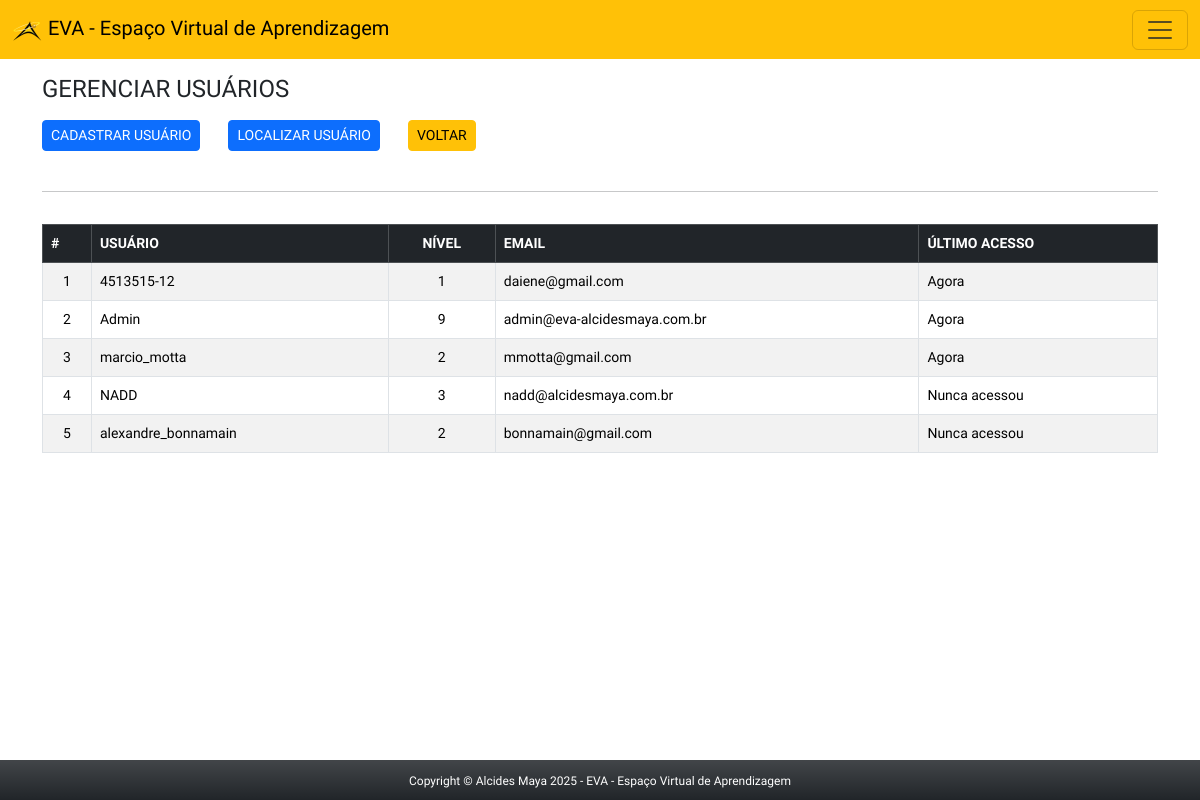
The page /app/view/adminUsers.php (signed in) on the database its author committed.
### tables this page shows
CREATE TABLE `usuarios` (
  `id_usuario` int(11) NOT NULL,
  `username` varchar(30) NOT NULL,
  `senha` varchar(128) DEFAULT 'f1e5bd3b9be312cd33709618fe67ef0a1a76fe118c4fe8b71af5b4bc87a028d2',
  `nivel` tinyint(1) DEFAULT '1',
  `email` varchar(90) NOT NULL,
  `avatar` varchar(128) DEFAULT 'avatar.png',
  `ultimo_login` timestamp NULL DEFAULT NULL,
  `data_criado` timestamp NOT NULL DEFAULT CURRENT_TIMESTAMP,
  `data_editado` timestamp NOT NULL DEFAULT CURRENT_TIMESTAMP ON UPDATE CURRENT_TIMESTAMP
);

### app/config/connect.php (called while the page is built, shortened)
<?php
abstract class Connect {
    private $servidor = 'localhost';
    private $user = 'root';
    private $pass = 'usbw';
    private $banco = 'eva';
    private function connect() {
        $this->conn = new PDO("mysql:host=$this->servidor;dbname=$this->banco", $this->user, $this->pass);
    }
}
?>

### app/model/usuario.php (called while the page is built, shortened)
<?php
require_once '../config/connect.php';
class Usuario extends Connect {
    private $tabela = 'usuarios';
    public function consultarUsuarios() {
        $sql = "SELECT id_usuario, username, nivel, email, ultimo_login FROM $this->tabela ORDER BY ultimo_login DESC";
        $stmt = $this->conn->prepare($sql);
        $stmt->execute();
        return $stmt->fetchAll(PDO::FETCH_ASSOC);
    }
}
?>

### app/view/adminUsers.php (the view, shortened to what this page needs)
<?php
        if(isset($_SESSION['logado']) && $_SESSION['logado'] == true && $_SESSION['nivel'] == 9 ){
?>
<!DOCTYPE html>
<html lang="pt-br">
<head>
    <link rel="stylesheet" href="css/style.css">
</head>
<body>
    <div class="container-full">
        <?php require_once 'headerAdmin.php'; ?>
        <section class="container main bg-white">
            <h4 class="my-3">GERENCIAR USUÁRIOS</h4>
            <button type="button" class="btn btn-sm btn-primary" data-bs-toggle="modal" data-bs-target="#cadUser">
                CADASTRAR USUÁRIO
             </button>
            <button type="button" class="btn btn-sm btn-primary ms-4" data-bs-toggle="modal" data-bs-target="#localiza">
                LOCALIZAR USUÁRIO
            </button>
            <a href="indexAdmin.php" class="btn btn-sm btn-warning ms-4">VOLTAR</a>
            <br>&nbsp;
            <hr class="pt-2 pb-2">
            <table class="table table-bordered table-striped">
                <thead class="table-dark">
                    <tr>
                        <th>
                            #
                        </th>
                        <th>
                            USUÁRIO
                        </th>
                        <th class='text-center'>
                            NÍVEL
                        </th>
                        <th>
                            EMAIL
                        </th>
                        <th>
                            ÚLTIMO ACESSO
                        </th>
                    </tr>
                </thead>
                <tbody>
                <?php
                      $usuario = new usuario();
                      $consulta = $usuario->consultarUsuarios();
                        $i = 1;
                      foreach($consulta as $linha){
                          $username = $linha['username'];
                          $nivel = $linha['nivel'];
                          $email = $linha['email'];
                          $ultimo_login = $linha['ultimo_login'];
                          $timestampAtual = time();
                          echo"
                          <tr>
                              <td class='text-center'>". $i++ ."</td>
                              <td>$username</td>
                              <td class='text-center'>$nivel</td>
                              <td>$email</td>";
                                      $dataHoraUltimoLogin = $ultimo_login;
                                      if (empty($dataHoraUltimoLogin)) {
                                          echo "<td>Nunca acessou</td>";
                                      } else {
                                          $timestampLogin = strtotime($dataHoraUltimoLogin); ;
                                          $diferenca = $timestampAtual - $timestampLogin; ;
                                          if ($diferenca < 60) {
                                              echo "<td>Agora</td>";
                                          } elseif ($diferenca < 3600) {
                                              $minutos = floor($diferenca / 60);
                                              echo "<td>Há $minutos minutos</td>";
                                          } elseif ($diferenca < 86400) {
                                              $horas = floor($diferenca / 3600);
                                              echo "<td>Há $horas horas<br></td>";
                                          } else {
                                              $dias = floor($diferenca / 86400);
                                              echo "<td>Há $dias dias</td>";
                                          }
                                      }
                          echo "</tr>";
                      }
                ?>
                </tbody>
            </table>
        </section>
        <?php require_once 'footer.php'; ?>
    </div>
</body>
</html>
<?php
    }else{
        header('Location: ../index.php');
    }
?>

### app/view/css/style.css (style rules this page uses)
body, * { font-family: 'Saira', sans-serif; font-optical-sizing: auto; font-style: normal; }
table { font-size: 14px; margin-bottom: 150px !important; }

### rows shown on the page
usuarios: username "4513515-12", nivel "1", email "daiene@gmail.com", shows "Agora"
usuarios: username "Admin", nivel "9", email "admin@eva-alcidesmaya.com.br", shows "Agora"
usuarios: username "marcio_motta", nivel "2", email "mmotta@gmail.com", shows "Agora"
usuarios: username "NADD", nivel "3", email "nadd@alcidesmaya.com.br", shows "Nunca acessou"
usuarios: username "alexandre_bonnamain", nivel "2", email "bonnamain@gmail.com", shows "Nunca acessou"
